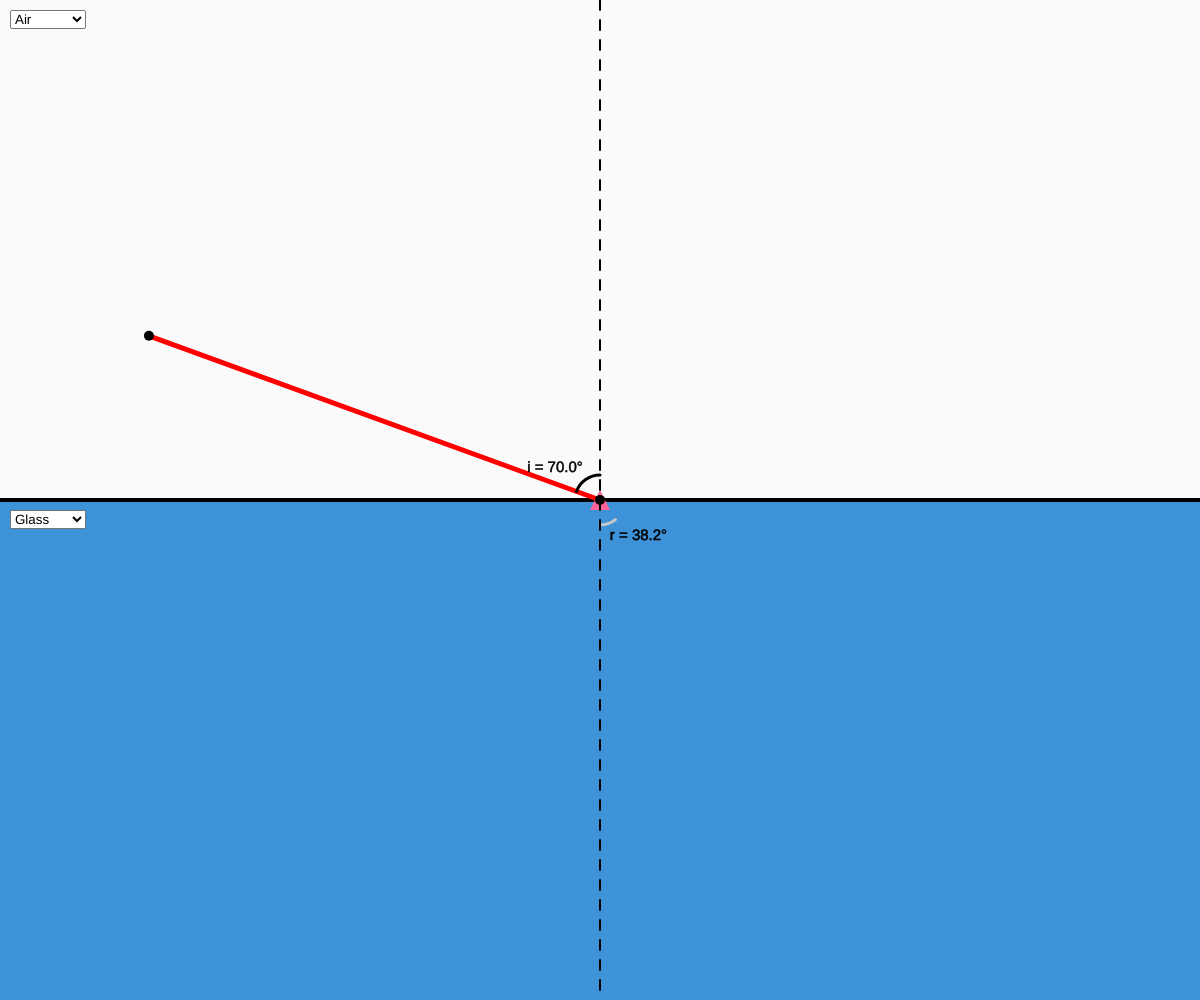
Frame 1 (no input)
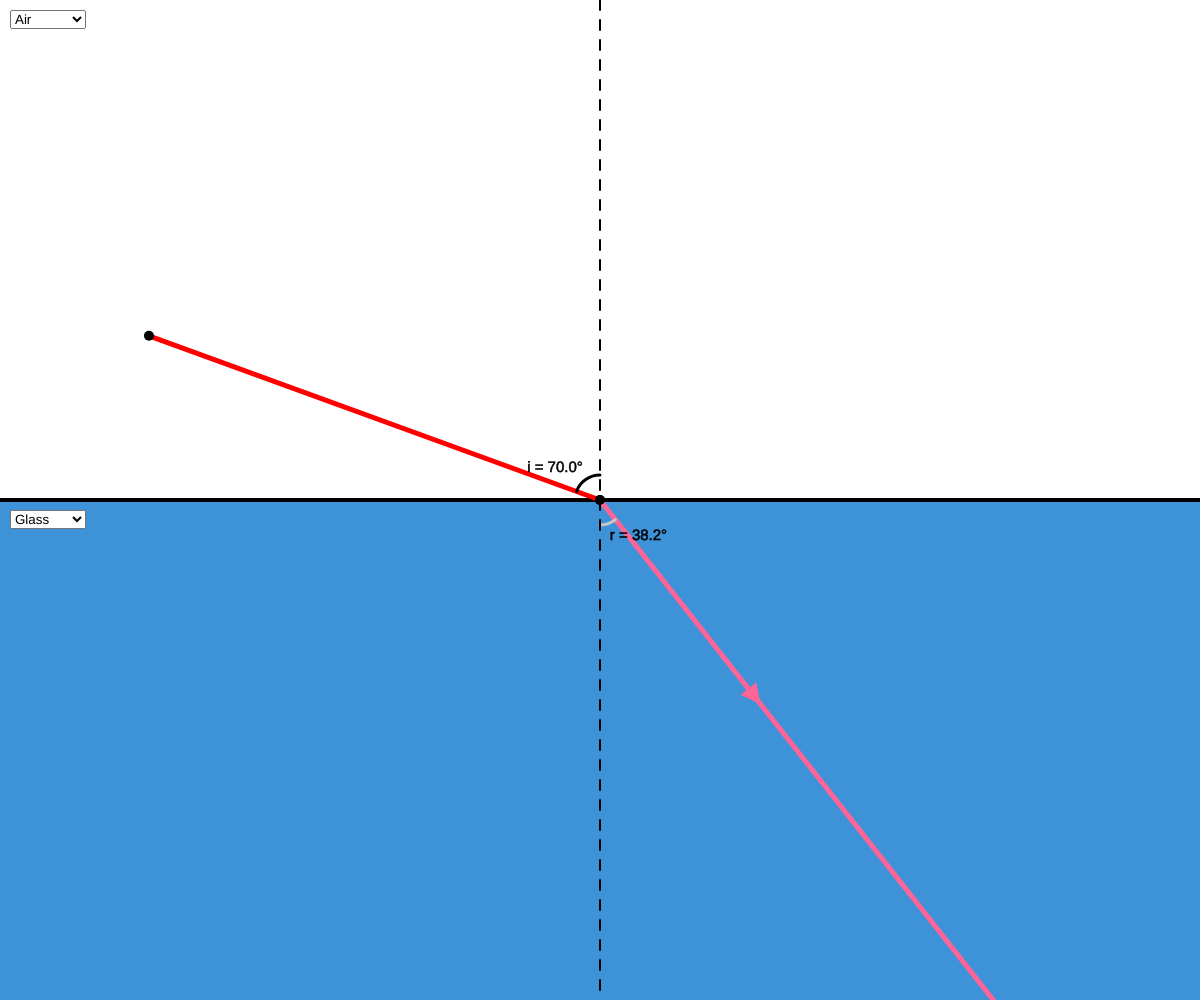
Frame 60 (no input)
Frame 120 (the mouse pressed at the canvas centre since frame 60): identical to frame 60, image omitted

The p5.js sketch that drew these frames (run headless with seeded random() and noise() and a simulated clock; from frame 60 on, the mouse is pressed at the canvas centre):

// p5.js sketch
// ── sketch.js
let mat1, mat2;
let lightSource;

let criticalAngle, isTotallyInternallyReflecting;
let angleOfIncidence;
let angleOfRefraction;
let angleToDraw;

let reflectionAngleColor, incidenceAngleColor, refractionAngleColor;
let lightSourceRayColor, refractedRayColor, reflectedRayColor;

let mat1Select, mat2Select;
const materials = ["Air", "Glass", "Water", "Diamond"];

quadrants = Object.freeze({
  topRight: 1,
  topLeft: 2,
  bottomRight: 3,
  bottomLeft: 4
});

function setup() {
  createCanvas(windowWidth, windowHeight);
  angleMode(DEGREES);

  reflectionAngleColor = color("#11c6ae");
  incidenceAngleColor = color(0);
  refractionAngleColor = color(200);

  lightSourceRayColor = color(255, 0, 0);
  refractedRayColor = color(255, 100, 150);
  reflectedRayColor = color(0, 0, 255);

  mat1 = new Material(1, color(250));
  mat2 = new Material(1.52, color(61, 146, 216));
  // mat1 = new Material(1.52, color(61, 146, 216));
  // mat2 = new Material(1, color(250));

  lightSource = new LightSource(min(height / 2, width / 2) - 20, -160);

  mat1Select = createSelect();
  mat2Select = createSelect();

  mat1Select.position(10, 10);
  mat2Select.position(10, height / 2 + 10);

  materials.forEach((material) => {
    mat1Select.option(material);
    mat2Select.option(material);
  });

  mat1Select.selected("Air");
  mat2Select.selected("Glass");
}

function draw() {
  background(0);
  textSize(15);

  // Materials
  mat1.show(0, 0);
  mat2.show(0, height / 2);

  // Center line
  strokeWeight(4);
  stroke(0);
  line(0, height / 2, width, height / 2);

  // Calculate critical angle
  if (mat1.n > mat2.n) {
    // Travelling from more optically dense to less optically dense
    // n1 * sin(C) = n2 * sin(90)
    // sin(C) = n2 / n1
    // C = asin(n2 / n1)
    criticalAngle = asin(mat2.n / mat1.n);
  } else if (mat2.n > mat1.n) {
    criticalAngle = asin(mat1.n / mat2.n);
  } else {
    // Two materials are identical
    criticalAngle = -Infinity;
  }


  // Light source
  lightSource.show();

  // Refracted / reflected ray
  push();
  translate(width / 2, height / 2);

  let r = max(width, height);
  let x = cos(angleToDraw) * r;
  let y = sin(angleToDraw) * r;

  let arrowR = min(width, height) / 4;
  let arrowX = cos(angleToDraw) * arrowR;
  let arrowY = sin(angleToDraw) * arrowR;

  if (isTotallyInternallyReflecting) {
    stroke(reflectedRayColor);
    fill(reflectedRayColor);
  } else {
    stroke(refractedRayColor);
    fill(refractedRayColor);
  }
  strokeWeight(5);
  line(x, y, 0, 0);

  push();
  translate(arrowX, arrowY);
  rotate(angleToDraw + 90);
  noStroke();
  triangle(0, -10, -10, 10, 10, 10);
  pop();

  // Center circle
  fill(0);
  noStroke();
  circle(0, 0, 10);

  pop();

  // Incident ray + angle markings
  strokeWeight(3);
  noFill();

  switch (getQuadrant()) {
    case quadrants.topRight:
      angleOfIncidence = 90 + lightSource.a;
      if (mat1.n > mat2.n && angleOfIncidence >= criticalAngle) {
        // TOTAL INTERNAL REFLECTION

        // Technically angleOfReflection, but that's too much trouble
        isTotallyInternallyReflecting = true;
        angleOfRefraction = angleOfIncidence;
        angleToDraw = -90 - angleOfRefraction;

        // Angle markings
        stroke(reflectionAngleColor);
        arc(width / 2, height / 2, 50, 50, angleToDraw, -90); // Reflection
        stroke(incidenceAngleColor);
        arc(width / 2, height / 2, 50, 50, -90, lightSource.a); // Incident

        // Angle text
        textIncidentAngle = lightSource.a - angleOfIncidence / 2;
        textIncidentPos = createVector(cos(textIncidentAngle) * 30 + width / 2, sin(textIncidentAngle) * 30 + height / 2);
        textRefractionAngle = -90 - angleOfRefraction / 2;
        textRefractionPos = createVector(cos(textRefractionAngle) * 30 + width / 2, sin(textRefractionAngle) * 30 + height / 2);

        strokeWeight(0.5);
        fill(0);
        stroke(0);
        textAlign(LEFT, BOTTOM);
        text(`i = ${nf(angleOfIncidence, 2, 1)}°`, textIncidentPos.x, textIncidentPos.y);
        textAlign(RIGHT, BOTTOM);
        text(`r = ${nf(angleOfRefraction, 2, 1)}°`, textRefractionPos.x, textRefractionPos.y);
      } else {
        // REFRACTION 

        // n1 * sin(a1) = n2 * sin(a2)
        // sin(a2) = (n1 * sin(a1)) / n2
        // a2 = asin((n1 * sin(a1)) / n2)
        isTotallyInternallyReflecting = false;
        angleOfRefraction = asin((mat1.n * sin(angleOfIncidence)) / mat2.n);
        angleToDraw = 90 + angleOfRefraction;

        // Angle markings
        stroke(refractionAngleColor);
        arc(width / 2, height / 2, 50, 50, 90, angleToDraw); // Refraction
        stroke(incidenceAngleColor);
        arc(width / 2, height / 2, 50, 50, -90, lightSource.a); // Incident

        // Angle text
        textIncidentAngle = lightSource.a - (90 + lightSource.a) / 2;
        textIncidentPos = createVector(cos(textIncidentAngle) * 30 + width / 2, sin(textIncidentAngle) * 30 + height / 2);
        textRefractionAngle = angleOfRefraction / 2 + 90;
        textRefractionPos = createVector(cos(textRefractionAngle) * 30 + width / 2, sin(textRefractionAngle) * 30 + height / 2);

        strokeWeight(0.5);
        fill(0);
        stroke(0);
        textAlign(LEFT, BOTTOM);
        text(`i = ${nf(angleOfIncidence, 2, 1)}°`, textIncidentPos.x, textIncidentPos.y);
        textAlign(RIGHT, TOP);
        text(`r = ${nf(angleOfRefraction, 2, 1)}°`, textRefractionPos.x, textRefractionPos.y);
      }
      break;

    case quadrants.topLeft:
      angleOfIncidence = -lightSource.a - 90;
      if (mat1.n > mat2.n && angleOfIncidence >= criticalAngle) {
        // TOTALLY INTERNALLY REFLECTION
        isTotallyInternallyReflecting = true;
        angleOfRefraction = angleOfIncidence;
        angleToDraw = -90 + angleOfRefraction;

        // Angle markings
        stroke(reflectionAngleColor);
        arc(width / 2, height / 2, 50, 50, -90, angleToDraw); // Refraction
        stroke(incidenceAngleColor);
        arc(width / 2, height / 2, 50, 50, lightSource.a, -90); // Incident

        // Angle text
        textIncidentAngle = lightSource.a + angleOfIncidence / 2;
        textIncidentPos = createVector(cos(textIncidentAngle) * 30 + width / 2, sin(textIncidentAngle) * 30 + height / 2);
        textRefractionAngle = -90 + angleOfRefraction / 2;
        textRefractionPos = createVector(cos(textRefractionAngle) * 30 + width / 2, sin(textRefractionAngle) * 30 + height / 2);

        strokeWeight(0.5);
        fill(0);
        stroke(0);
        textAlign(RIGHT, BOTTOM);
        text(`i = ${nf(angleOfIncidence, 2, 1)}°`, textIncidentPos.x, textIncidentPos.y);
        textAlign(LEFT, BOTTOM);
        text(`r = ${nf(angleOfRefraction, 2, 1)}°`, textRefractionPos.x, textRefractionPos.y);
      } else {
        // REFRACTION
        isTotallyInternallyReflecting = false;
        angleOfRefraction = asin((mat1.n * sin(angleOfIncidence)) / mat2.n);
        angleToDraw = 90 - angleOfRefraction;

        // Angle markings
        stroke(refractionAngleColor);
        arc(width / 2, height / 2, 50, 50, angleToDraw, 90); // Refraction
        stroke(incidenceAngleColor);
        arc(width / 2, height / 2, 50, 50, lightSource.a, -90); // Incident

        // Angle text
        textIncidentAngle = lightSource.a - (90 + lightSource.a) / 2;
        textIncidentPos = createVector(cos(textIncidentAngle) * 30 + width / 2, sin(textIncidentAngle) * 30 + height / 2);
        textRefractionAngle = 90 - angleOfRefraction / 2;
        textRefractionPos = createVector(cos(textRefractionAngle) * 30 + width / 2, sin(textRefractionAngle) * 30 + height / 2);

        strokeWeight(0.5);
        fill(0);
        stroke(0);
        textAlign(RIGHT, BOTTOM);
        text(`i = ${nf(angleOfIncidence, 2, 1)}°`, textIncidentPos.x, textIncidentPos.y);
        textAlign(LEFT, TOP);
        text(`r = ${nf(angleOfRefraction, 2, 1)}°`, textRefractionPos.x, textRefractionPos.y);
      }
      break;

    case quadrants.bottomLeft:
      angleOfIncidence = lightSource.a - 90;
      if (mat2.n > mat1.n && angleOfIncidence >= criticalAngle) {
        // TOTAL INTERNAL REFLECTION
        isTotallyInternallyReflecting = true;
        angleOfRefraction = angleOfIncidence;
        angleToDraw = 90 - angleOfRefraction;

        // Angle markings
        stroke(reflectionAngleColor);
        arc(width / 2, height / 2, 50, 50, angleToDraw, 90); // Refraction
        stroke(incidenceAngleColor);
        arc(width / 2, height / 2, 50, 50, 90, lightSource.a); // Incident

        // Angle text
        textIncidentAngle = lightSource.a - angleOfIncidence / 2;
        textIncidentPos = createVector(cos(textIncidentAngle) * 30 + width / 2, sin(textIncidentAngle) * 30 + height / 2);
        textRefractionAngle = 90 - angleOfRefraction / 2;
        textRefractionPos = createVector(cos(textRefractionAngle) * 30 + width / 2, sin(textRefractionAngle) * 30 + height / 2);

        strokeWeight(0.5);
        fill(0);
        stroke(0);
        textAlign(RIGHT, TOP);
        text(`i = ${nf(angleOfIncidence, 2, 1)}°`, textIncidentPos.x, textIncidentPos.y);
        textAlign(LEFT, TOP);
        text(`r = ${nf(angleOfRefraction, 2, 1)}°`, textRefractionPos.x, textRefractionPos.y);
      } else {
        // REFRACTION
        isTotallyInternallyReflecting = false;
        angleOfRefraction = asin((mat2.n * sin(angleOfIncidence)) / mat1.n);
        angleToDraw = angleOfRefraction - 90;

        // Angle markings
        stroke(refractionAngleColor);
        arc(width / 2, height / 2, 50, 50, -90, angleToDraw); // Refraction
        stroke(incidenceAngleColor);
        arc(width / 2, height / 2, 50, 50, 90, lightSource.a); // Incident

        // Angle text
        textIncidentAngle = lightSource.a - angleOfIncidence / 2;
        textIncidentPos = createVector(cos(textIncidentAngle) * 30 + width / 2, sin(textIncidentAngle) * 30 + height / 2);
        textRefractionAngle = -90 + angleOfRefraction / 2;
        textRefractionPos = createVector(cos(textRefractionAngle) * 30 + width / 2, sin(textRefractionAngle) * 30 + height / 2);

        strokeWeight(0.5);
        fill(0);
        stroke(0);
        textAlign(LEFT, TOP);
        text(`i = ${nf(angleOfIncidence, 2, 1)}°`, textIncidentPos.x, textIncidentPos.y);
        textAlign(LEFT, BOTTOM);
        text(`r = ${nf(angleOfRefraction, 2, 1)}°`, textRefractionPos.x, textRefractionPos.y);
      }
      break;

    case quadrants.bottomRight:
      angleOfIncidence = 90 - lightSource.a;
      if (mat2.n > mat1.n && angleOfIncidence >= criticalAngle) {
        // TOTAL INTERNAL REFLECTION
        isTotallyInternallyReflecting = true;
        angleOfRefraction = angleOfIncidence;
        angleToDraw = 90 + angleOfRefraction;

        // Angle markings
        stroke(reflectionAngleColor);
        arc(width / 2, height / 2, 50, 50, 90, angleToDraw); // Refraction
        stroke(incidenceAngleColor);
        arc(width / 2, height / 2, 50, 50, lightSource.a, 90); // Incident

        // Angle text
        textIncidentAngle = lightSource.a + angleOfIncidence / 2;
        textIncidentPos = createVector(cos(textIncidentAngle) * 30 + width / 2, sin(textIncidentAngle) * 30 + height / 2);
        textRefractionAngle = 90 + angleOfRefraction / 2;
        textRefractionPos = createVector(cos(textRefractionAngle) * 30 + width / 2, sin(textRefractionAngle) * 30 + height / 2);

        strokeWeight(0.5);
        fill(0);
        stroke(0);
        textAlign(LEFT, TOP);
        text(`i = ${nf(angleOfIncidence, 2, 1)}°`, textIncidentPos.x, textIncidentPos.y);
        textAlign(RIGHT, TOP);
        text(`r = ${nf(angleOfRefraction, 2, 1)}°`, textRefractionPos.x, textRefractionPos.y);
      } else {
        // REFRACTION
        isTotallyInternallyReflecting = false;
        angleOfRefraction = asin((mat2.n * sin(angleOfIncidence)) / mat1.n);
        angleToDraw = -90 - angleOfRefraction;

        // Angle markings
        stroke(refractionAngleColor);
        arc(width / 2, height / 2, 50, 50, angleToDraw, -90); // Refraction
        stroke(incidenceAngleColor);
        arc(width / 2, height / 2, 50, 50, lightSource.a, 90); // Incident

        // Angle text
        textIncidentAngle = lightSource.a + angleOfIncidence / 2;
        textIncidentPos = createVector(cos(textIncidentAngle) * 30 + width / 2, sin(textIncidentAngle) * 30 + height / 2);
        textRefractionAngle = -90 - angleOfRefraction / 2;
        textRefractionPos = createVector(cos(textRefractionAngle) * 30 + width / 2, sin(textRefractionAngle) * 30 + height / 2);

        strokeWeight(0.5);
        fill(0);
        stroke(0);
        textAlign(LEFT, TOP);
        text(`i = ${nf(angleOfIncidence, 2, 1)}°`, textIncidentPos.x, textIncidentPos.y);
        textAlign(LEFT, BOTTOM);
        text(`r = ${nf(angleOfRefraction, 2, 1)}°`, textRefractionPos.x, textRefractionPos.y);
      }
      break;

    default:
      break;
  }


  // TODO: Add UI for user to change materials
  // MAYBE: Support multiple layers (requires major refactoring lol)

  // Normal
  strokeWeight(2);
  for (let i = 0; i < height; i += 20) {
    line(width / 2, i, width / 2, i + 10);
  }

  // Update materials based on UI
  switch (mat1Select.value()) {
    case "Air":
      mat1 = new Material(1, color(255));
      break;
    case "Water":
      mat1 = new Material(1.33, color("#0ef7b5"));
      break;
    case "Glass":
      mat1 = new Material(1.52, color(61, 146, 216));
      break;
    case "Diamond":
      mat1 = new Material(2.41, color(54, 249, 246));
      break;
    default:
      console.log("Something wrong with pickers");
      break;
  }
  switch (mat2Select.value()) {
    case "Air":
      mat2 = new Material(1, color(255));
      break;
    case "Water":
      mat2 = new Material(1.33, color("#0ef7b5"));
      break;
    case "Glass":
      mat2 = new Material(1.52, color(61, 146, 216));
      break;
    case "Diamond":
      mat2 = new Material(2.41, color(54, 249, 246));
      break;
    default:
      console.log("Something wrong with pickers");
      break;
  }
}


function mouseDragged() {
  lightSource.a = atan2(mouseY - height / 2, mouseX - width / 2);
}

function getQuadrant() {
  if (lightSource.a >= 0 && lightSource.a <= 90) {
    return quadrants.bottomRight;
  } else if (lightSource.a >= 90 && lightSource.a <= 180) {
    return quadrants.bottomLeft;
  } else if (lightSource.a <= 0 && lightSource.a >= -90) {
    return quadrants.topRight;
  } else {
    return quadrants.topLeft;
  }
}
// ── light_source.js
class LightSource {
  constructor(d, a) {
    this.d = d;
    this.a = a;
  }

  show() {
    let x = cos(this.a) * this.d;
    let y = sin(this.a) * this.d;

    push();
    translate(width / 2, height / 2);

    stroke(lightSourceRayColor);
    strokeWeight(5);
    line(x, y, 0, 0);

    fill(0);
    noStroke();
    circle(x, y, 10);
    circle(0, 0, 10);

    pop();
  }
}
// ── material.js
class Material {
  /**
   * 
   * @param {number} n The refractive index of the material
   * @param {p5.Color} c The color of the material
   */
  constructor(n, color) {
    this.n = n;
    this.color = color;
  }

  show(x, y) {
    fill(this.color);
    noStroke();
    rect(x, y, width, height / 2);
  }
}
